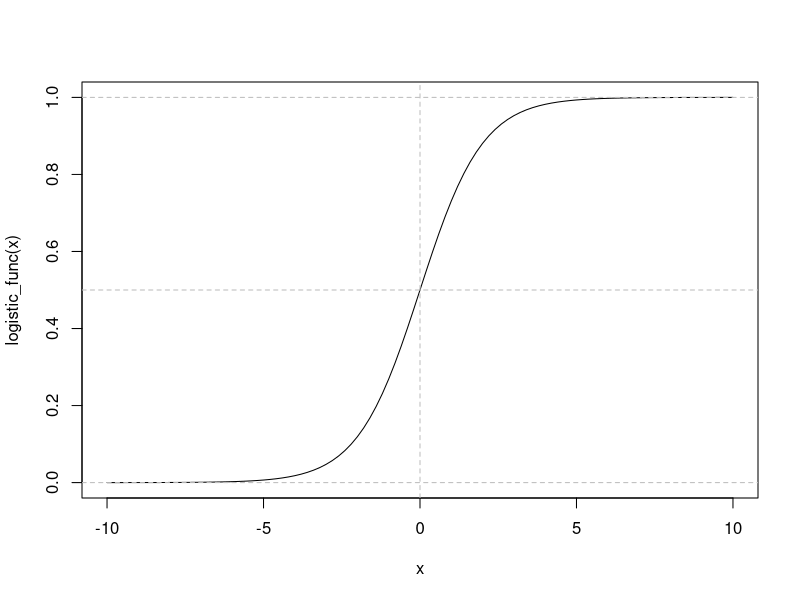
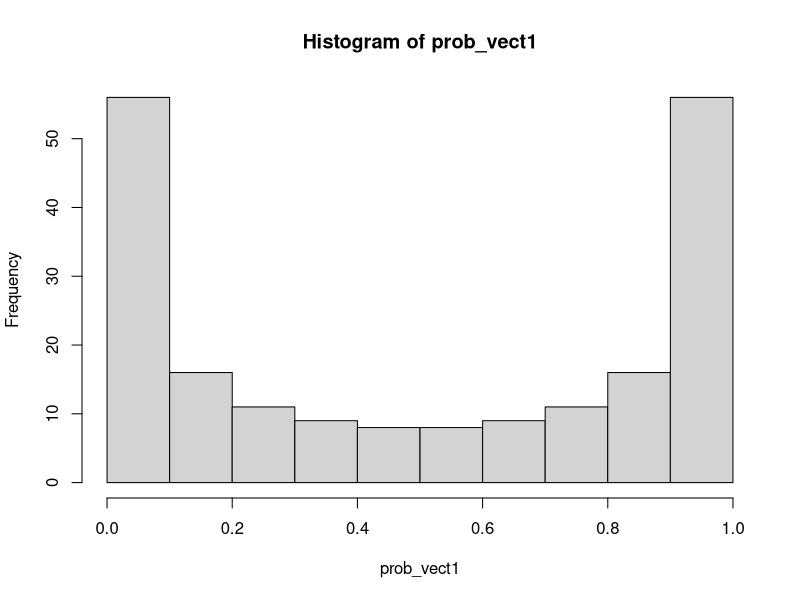
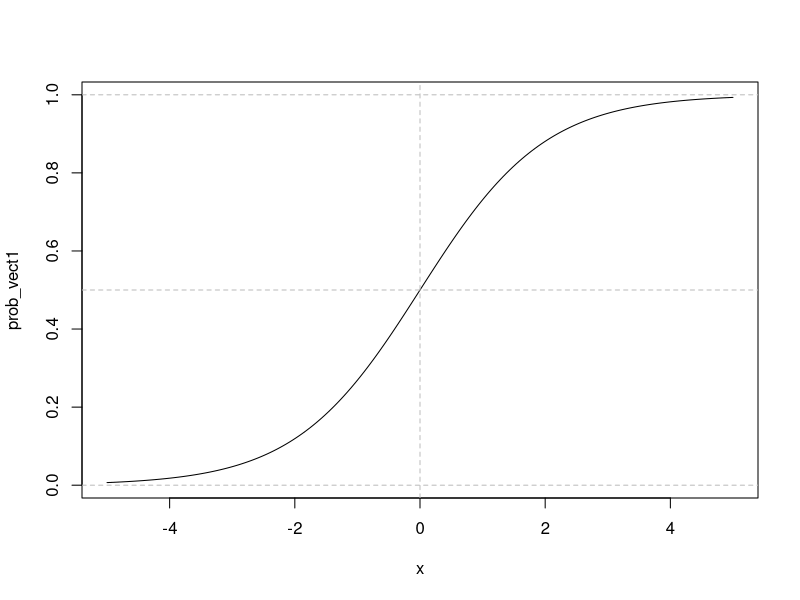
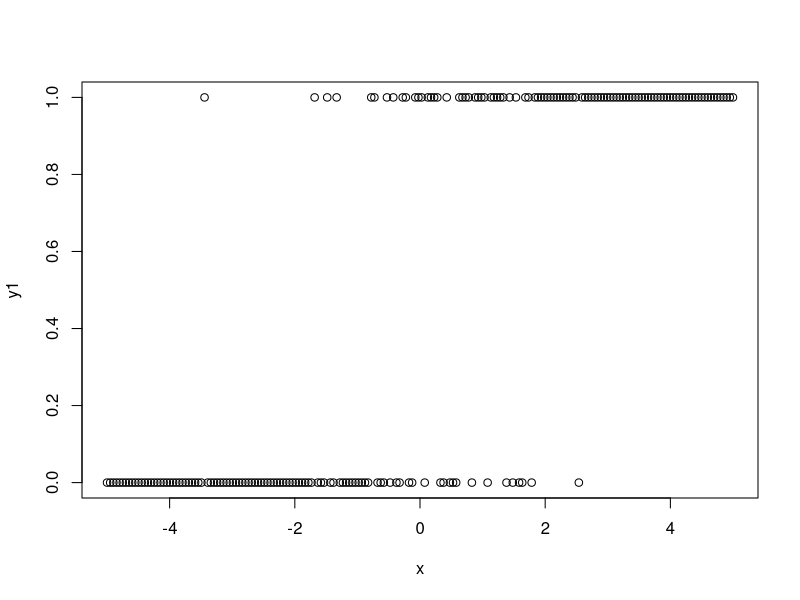
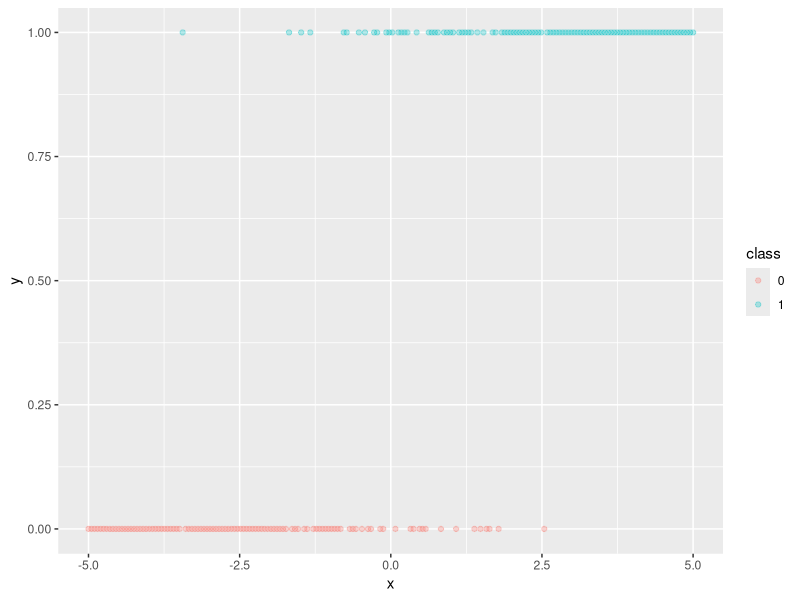
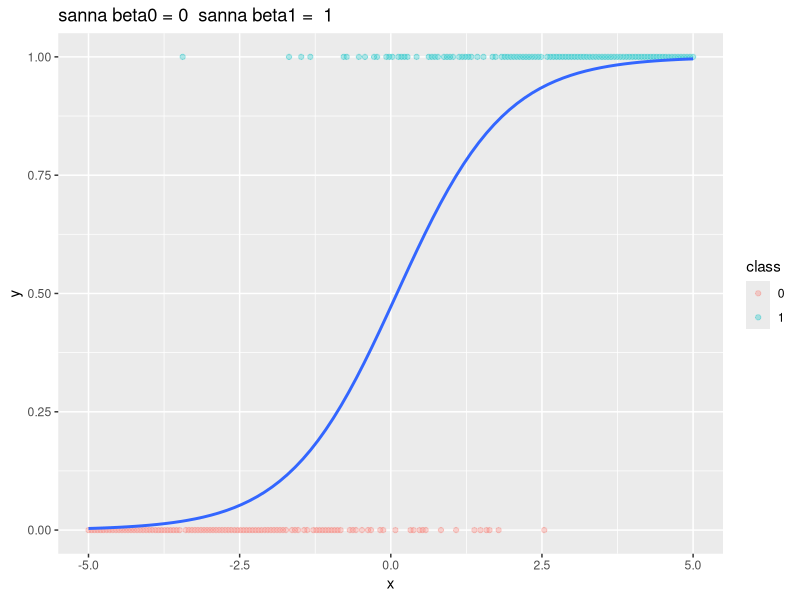
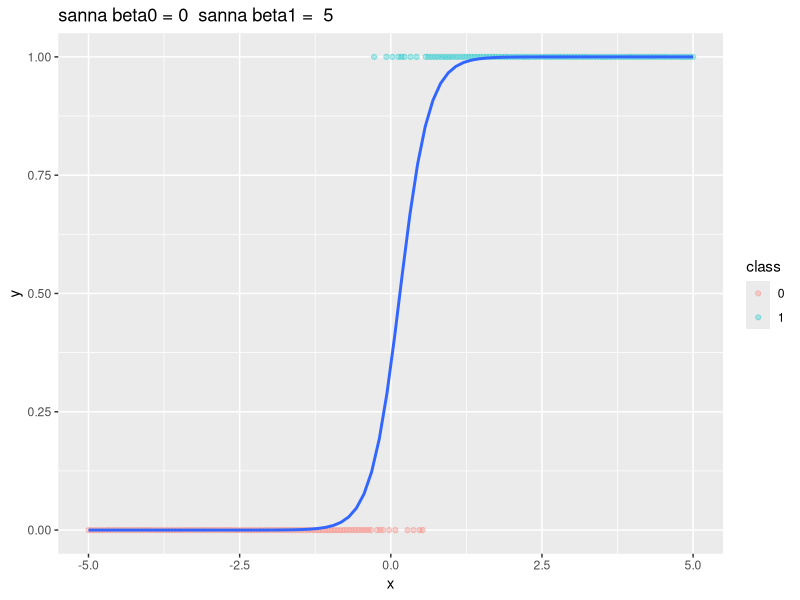
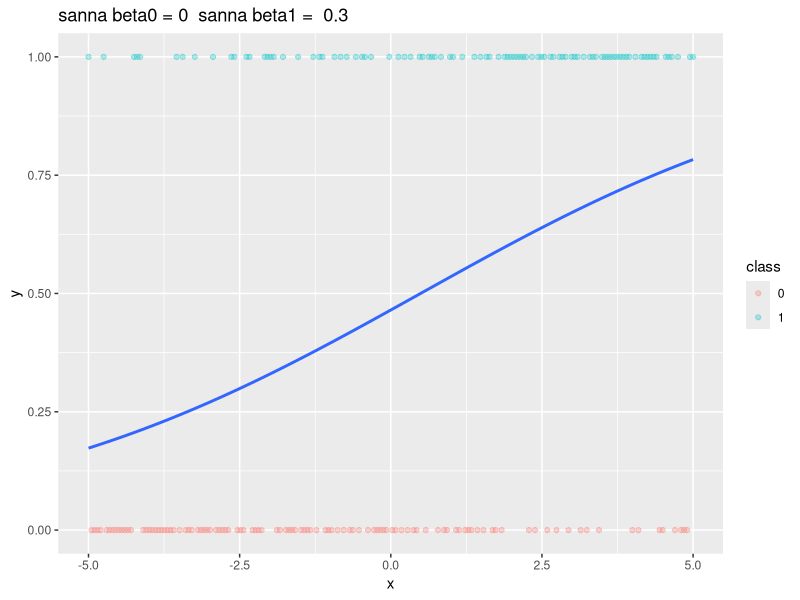

Write the R code that produced these figures, in order.
################################################################################
################################################################################
# Enkel linjär logistisk regression
################################################################################
################################################################################

rm(list=ls())


################################################################################
# Logistiska funktionen
################################################################################

logistic_func<-function(z){
  p<-exp(z)/(1+exp(z))
  return(p)
}
# hur ser den ut?
curve(expr = logistic_func,from = -10,to = 10)
abline(h = c(0,0.5,1),v=0,lty="dashed",col="gray")


# värden >= 0.5 klassificerar vi som klass 1, annars klass 0



################################################################################
# Simulera data
################################################################################

n_obs<-200
x<-seq(-5,5,length=n_obs)
beta0_ver1<- 0
beta1_ver1<-1
z1<-beta0_ver1 + beta1_ver1*x
prob_vect1<-logistic_func(z = z1)
hist(prob_vect1)
mean(prob_vect1>=0.5)



plot(x,prob_vect1,t="l")
abline(h = c(0,0.5,1),v=0,lty="dashed",col="gray")

# prob_vect1 anger varje obs sannolikhet anta klass 1


# slumpa fram data
?rbinom()
# Bernoulli är ett specialfall av binomial, när n=1 (antal försök) i binomial
set.seed(434)
y1<-rbinom(n = n_obs,size = 1,prob = prob_vect1)

plot(x,y1)

df1<-data.frame(x=x,y=y1,class=ifelse(y1==1,"1","0"))

library(tidyverse)

df1 %>%
  ggplot(aes(x, y)) +
  geom_point(alpha = .3,aes(col=class)) 

# lägga till skattad logistisk funktion 
p1<-df1 %>%
  ggplot(aes(x, y)) +
  geom_point(alpha = .3,aes(col=class)) +
  geom_smooth(method = "glm", method.args = list(family = "binomial"),se=FALSE)+
  ggtitle(paste("sanna beta0 =",beta0_ver1," sanna beta1 = ",beta1_ver1))
# den blå linjen ger den anpassade sannolikheten för y=1
# om sannolikheten är >= 0.5 så klassificerar vi som y=1, annars som y=0
p1



# nu testar vi att ändra parametervärden

# om vi har en mer brant lutning på kurvan så ökar vi beta1
beta0_ver2<- 0
beta1_ver2<-5
z2<-beta0_ver2 + beta1_ver2*x
prob_vect2<-logistic_func(z = z2)
set.seed(753)
y2<-rbinom(n = n_obs,size = 1,prob = prob_vect2)
df2<-data.frame(x=x,y=y2,class=ifelse(y2==1,"1","0"))

p2<-df2 %>%
  ggplot(aes(x, y)) +
  geom_point(alpha = .3,aes(col=class)) +
  geom_smooth(method = "glm", method.args = list(family = "binomial"),se=FALSE)+
  ggtitle(paste("sanna beta0 =",beta0_ver2," sanna beta1 = ",beta1_ver2))
p2

# om vi har en mindre brant lutning på kurvan så minskar vi beta1
beta0_ver3<- 0
beta1_ver3<-0.3
z3<-beta0_ver3 + beta1_ver3*x
prob_vect3<-logistic_func(z = z3)
set.seed(543)
y3<-rbinom(n = n_obs,size = 1,prob = prob_vect3)
df3<-data.frame(x=x,y=y3,class=ifelse(y3==1,"1","0"))

p3<-df3 %>%
  ggplot(aes(x, y)) +
  geom_point(alpha = .3,aes(col=class)) +
  geom_smooth(method = "glm", method.args = list(family = "binomial"),se=FALSE)+
  ggtitle(paste("sanna beta0 =",beta0_ver3," sanna beta1 = ",beta1_ver3))
p3


library(cowplot)
plot_grid(p1,p2,p3,nrow = 3)


# gör nu 3 nya plottar där ni har beta1=1 och testar beta0: -4 , 0 , 4
# vad händer?



# Vad händer om vi har negativa beta1?
beta0_ver4<- 0
beta1_ver4<--1
z4<-beta0_ver4 + beta1_ver4*x
prob_vect3<-logistic_func(z = z4)
set.seed(543)
y4<-rbinom(n = n_obs,size = 1,prob = prob_vect3)
df4<-data.frame(x=x,y=y4,class=ifelse(y4==1,"1","0"))

p4<-df4 %>%
  ggplot(aes(x, y)) +
  geom_point(alpha = .3,aes(col=class)) +
  geom_smooth(method = "glm", method.args = list(family = "binomial"),se=FALSE)+
  ggtitle(paste("sanna beta0 =",beta0_ver3," sanna beta1 = ",beta1_ver3))
p4
# testa att ändra beta1 till -5 och -0.3




################################################################################
# Skatta modellen
################################################################################

rm(list=ls())

logistic_func<-function(z){
  p<-exp(z)/(1+exp(z))
  return(p)
}

?glm

# simulera lite data
n_obs<-100
set.seed(334)
y<-rep(c(0,1),each=n_obs/2)
x<-rnorm(n = n_obs,mean = rep(c(-1,1),each=n_obs/2),sd = 0.7)
# sotera data efter storleken på x
y<-y[order(x)]
x<-x[order(x)]

df1<-data.frame(x=x,y=y,class=ifelse(y==1,"1","0"))

library(tidyverse)

df1 %>%
  ggplot(aes(x, y)) +
  geom_point(alpha = .7,aes(col=class)) 

?glm
# glm kan anpassa olika generaliserade linjära modeller 
# family = "binomial" ger logistisk regression
A1<-glm(formula = y~x,family = "binomial")

A1
coef(A1)
A1_sum<-summary(A1)
A1_sum
A1_sum$coefficients


A1_sum$family
A1_sum$aic

# anpassade värden
# type = "response" ger skattade sannolikheter
y_hat_prob<-predict(object = A1,type = "response")

plot(x,y_hat_prob,t="l")

# type = "link" ger skattade linjära prediktorn 
# (innan vi använder den logistiska funktionen)
z_hat<-predict(object = A1,type = "link")
plot(x,z_hat)
# vi kan räkna för hand:
z_hat2<-coef(A1)[1]+coef(A1)[2]*x
# z_hat och z_hat2 är samma

y_hat_prob2<-logistic_func(z_hat)
# y_hat_prob och y_hat_prob2 är samma

# predikterar en obs som 1 om sannolikheten är 0.5 eller högre
y_hat<-ifelse(y_hat_prob>=0.5,1,0)


# linjär logistisk regression skapar linjära beslutsgränser
# om vi har en kontinuerlig förklarande variabel så kommer vi ha en punkt d
# som delar upp x i två delar
# -oändligheten < x< d : här predikterar vi till klass 0 (i exemplet)
# d <= x < +oändligheten : här predikterar vi till klass 1 (i exemplet)
# gränsen d går vid det x som uppfyller p(y=1)=0.5
# så vi kan lösa ekvationen 0.5 = 1 / (1+exp(beta0 + beta1*x)) för x
# så får vi
# x = -beta0/beta1
d<- -coef(A1)[1]/coef(A1)[2]

# plotta data, anpassade värden och beslutsgränsen
df1$y_prob<-y_hat_prob

df1 %>%
  ggplot(aes(x, y)) +
  geom_point(alpha = .7,aes(col=class))+theme_bw()+
  geom_line(aes(y=y_prob))+geom_vline(xintercept=d,linetype="dashed",col="blue")
# beslutsgränsen är den blå streckade linjen
# alla punkter till vänster om den linjen klassificeras som 0
# alla punkter till höger om den linjen klassificeras som 1


A1_sum
residuals(A1,type = "deviance")
A1_sum$deviance
sum(residuals.glm(A1,type = "deviance")^2)

A1_sum$cov.unscaled # skattning av kovariansmatrisen för beta_hat 
A1_sum$coefficients[,1:2] # SE för beta_hat
sqrt(diag(A1_sum$cov.unscaled))
# kontrollräkna:
A1_sum$coefficients[,2]-sqrt(diag(A1_sum$cov.unscaled))

confint(A1,level = 0.9)
